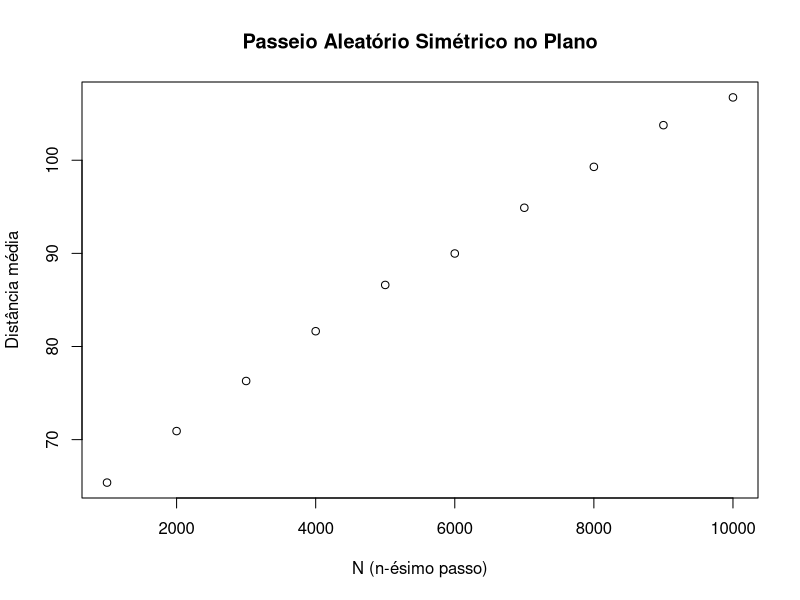

Generate this figure with R:
factorial <- function (n) {
  f <- 1
  if (n > 0) {
    for (i in seq(n, 1)) {
      f <- f*i
    }
  }
  return(f)
}

combinatorial <- function (n, r) {
  return(factorial(n)/(factorial(r)*factorial(n - r)))
}


randomWalk <- function (n, p = 0.5, dim = 1) {
  rwAxis <- c()
  for (i in seq(1, dim)) {
    walk <- seq(1, n)
    if (runif(1) <= p) {
      walk[1] <- 1
    } else {
      walk[1] <- -1
    }
    for(j in seq(2, n)) {
      if (runif(1) <= p) {
        walk[j] <- walk[j - 1] + 1
      } else {
        walk[j] <- walk[j - 1] - 1
      }
    }
    rwAxis <- c(rwAxis, walk)
  }
  return(matrix(rwAxis, ncol = n, nrow = dim, byrow = TRUE))
}

randomBridgeWalk <- function (n) {
  walk <- seq(1, n)
  steps <- sample(c(rep(1, n), rep(-1, n)), size = 2*n, replace = FALSE)
  walk[1] <- steps[1]
  for(i in seq(2, 2*n)) {
    walk[i] <- walk[i-1] + steps[i]
  }

  return(walk)
}

runNRandomWalks <- function (N, n, p = 0.5, dim = 1) {
 walks <- seq(1, N*n*dim)
  for (i in seq(1, N)) {
    walks[seq(n*dim*(i - 1) +  1, n*dim*i)] <- c(randomWalk(n, p, dim))
  }

  return(array(walks, dim = c(n, dim, N)))
}

runNRandomBridgeWalks <- function (N, n) {
  walks <- seq(1, N*2*n)
  for (i in seq(1, N)) {
    walks[seq(2*n*(i - 1) +  1, 2*n*i)] <- randomBridgeWalk(n)
  }

  return(matrix(walks, nrow=N, ncol=2*n, byrow=TRUE))
}

cutOffValues <- function (ns, sims, p) {
  xinf <- c()
  xsup <- c()
  for(n in ns) {
    xsup <- c(xsup, quantile(sims[,n], probs = c(p)[[1]]))
    xinf <- c(xinf, quantile(sims[,n], probs = c(1 - p)[[1]]))
  }

  return(data.frame(xsup, xinf))
}

countLidershipChanges <- function(randomWalk) {
  s <- 0
  for (i in seq(2, length(randomWalk) - 1, 2)) {
    if (randomWalk[i-1] + randomWalk[i + 1] == 0) {
      s <- s + 1
    }
  }
  return(s)
}

lidershipChangesProbability <- function (N) {
  probs <- c()
  for (r in seq(0, N)) {
    probs <- c(probs, combinatorial(N, (N - 1)/2 - r) / 2**(N - 1))
  }
  return(probs)
}

lidershipChanges <- function(randomWalks) {
  s <- c()
  for (i in seq(1, dim(randomWalks)[3])) {
    s <- c(s, countLidershipChanges(randomWalks[,1,i]))
  }
  return(s)
}

last0Probability <- function (N) {
  probs <- c()
  for (k in seq(0, N, 2)) {
    probs <- c(probs, combinatorial(k, k/2) * combinatorial(N - k, (N - k)/2) / 2**N)
  }
  return(probs)
}

findLast0 <- function(randomWalk) {
  for (i in seq(length(randomWalk), 1)) {
    if (randomWalk[i] == 0) {
      return(i)
    }
  }
  return(0)
}

last0Ocurrence <- function(randomWalks) {
  l0s <- c()
  for (i in seq(dim(randomWalks)[3], 1)) {
    l0s <- c(l0s, findLast0(randomWalks[,1,i]))
  }
  return(l0s)
}

gamblersRuinProbability <- function (p, c, d, x) {
  q <- 1 - p
  return ((1 - (q/p)**(x - c)) / (1 - (q/p)**(d - c)))
}

gamblersRuin <- function (x0, c, d, p = 0.5) {
  sn <- x0
  while (sn > c & sn < d) {
    if (runif(1) <= p) {
      sn <- sn + 1
    } else {
      sn <- sn - 1
    }
  }
  return(as.numeric(sn == d))
}

runNgamblersRuin <- function (N, x0, c, d, p = 0.5) {
  ruins <- c()
  for (i in seq(1, N)) {
    ruins <- c(ruins, gamblersRuin(x0, c, d, p))
  }
  return(ruins)
}

#png("changes.png")
randomWalks <- runNRandomWalks(1000, 101)
changes <- lidershipChanges(randomWalks)
changesProps <- c()
for (n in seq(0,101)) {
  changesProps <- c(changesProps, sum(changes == n) / 1000)
}
changesProbs <- lidershipChangesProbability(101)
table1 <- data.frame(changesProps, changesProbs)
write.csv(table1, file = "q1a.csv")

#hist(changes, n=max(changes), 
#  main = "Passeio Aleatório Simples Simétrico",
#  xlab = "Quantidade de Trocas de Liderança",
#  ylab = "Frequência")
#dev.off()
#
#png("lastZeros.png")

randomWalks <- runNRandomWalks(1000, 100)
lastZeros <- last0Ocurrence(randomWalks)
lastZerosProps <- c()
for (n in seq(0,100, 2)) {
  lastZerosProps <- c(lastZerosProps, sum(lastZeros == n) / 1000)
}
lastZerosProbs <- last0Probability(100)
table2 <- data.frame(lastZerosProps, lastZerosProbs)
write.csv(table2, file = "q1b.csv")

#hist(lastZeros, n=max(lastZeros), 
#  main = "Últimas Visitas a Origem em Um P.A.S.S.",
#  xlab = "Última visita",
#  ylab = "Frequência")
#  dev.off()
#
#png("gamblersRuin.png")
wins <- c()
winsProbs <- c()
for (x0 in seq(10, 40, 10)) {
  ruins <- runNgamblersRuin(1000, x0, 0, 50, 18/38)
  wins <- c(wins, sum(ruins)/1000)
  winsProbs <- c(winsProbs, gamblersRuinProbability(18/38, 0, 50, x0))
}
table3 <- data.frame(wins, winsProbs)
write.csv(table3, file = "q2a.csv")

#plot(x = seq(10,40,10), y = wins/1000, 
#  main = "Ruina do Jogador",
#  xlab = "x0",
#  ylab = "Probabilidades (p)")
#dev.off()
#
#png("symmetricGamblersRuin.png")
winsProps <- c()
winsProbs <- c()
for (x0 in seq(10, 40, 10)) {
  ruins <- runNgamblersRuin(1000, x0, 0, 50)
  winsProps <- c(winsProps, sum(ruins)/1000)
}
table4 <- data.frame(winsProps)
write.csv(table4, file = "q2b.csv")
#plot(x = seq(10,40,10), y = wins/1000, 
#  main = "Ruina do Jogador - Passeio Simétrico",
#  xlab = "x0",
#  ylab = "Probabilidades (p)")
#dev.off()

randomWalks <- runNRandomWalks(1000, 10000, p = 0.5, dim = 2)
expectedSn <- c()
for (i in seq(1000, 10000, 1000)) {
  meanDist <- mean(sqrt(randomWalks[i,1,]**2 + randomWalks[i,2,]**2))
  expectedSn <- c(expectedSn, meanDist)
}
write.csv(data.frame(expectedSn), file = "q3.csv")
png('q3.png')
plot(x = seq(1000, 10000, 1000), y = expectedSn, 
  main = "Passeio Aleatório Simétrico no Plano",
  xlab = "N (n-ésimo passo)",
  ylab = "Distância média")
dev.off()
